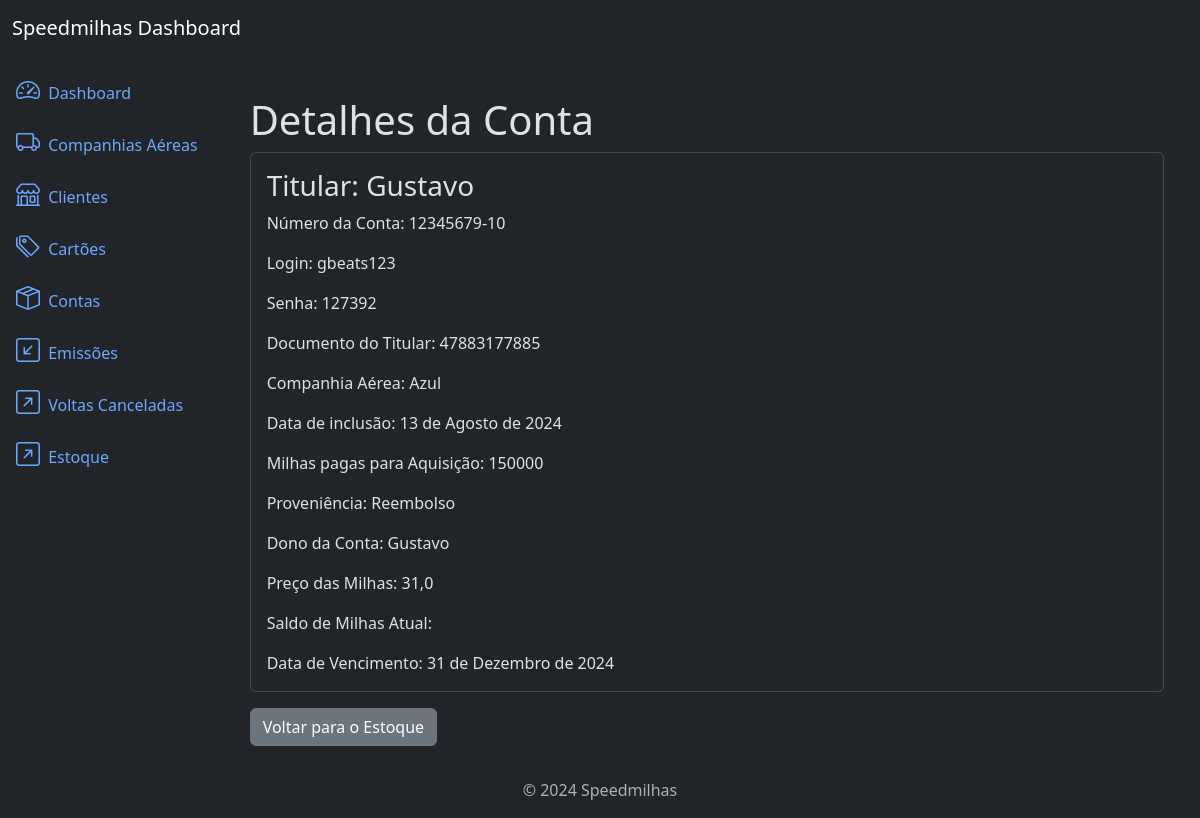
The app's page /stock/1/detail/ with its own data.
### stock/models.py (models this page shows, shortened)
class Stock(models.Model):
    account = models.ForeignKey(Account, on_delete=models.PROTECT, related_name='accounts')
    airline = models.ForeignKey(Airline, on_delete=models.PROTECT, related_name='airline')
    annotation = models.TextField(blank=True, null=True)
    date = models.DateField()
    paid_miles = models.PositiveIntegerField(blank=True, null=True)
    origin = models.CharField(max_length=250, blank=True, null=True)
    owner = models.CharField(max_length=200)
    miles_price = models.FloatField(blank=True, null=True)
    current_miles_balance = models.IntegerField()
    due_date = models.DateField()
    updated_at = models.DateField(auto_now=True)
    class Meta:
        ordering = ['-date']

### accounts/models.py (models this page shows, shortened)
class Account(models.Model):
    holder = models.CharField(max_length=200)
    account_login = models.CharField(max_length=200)
    password = models.CharField(max_length=100)
    holder_id = models.CharField(max_length=100)
    account_number = models.CharField(max_length=100, blank=True, null=True)
    created_at = models.DateField(auto_now_add=True)
    updated_at = models.DateField(auto_now=True)
    class Meta:
        ordering = ['holder']

### airlines/models.py (models this page shows)
class Airline(models.Model):
    name = models.CharField(max_length=50)
    description = models.TextField(null=True, blank=True)
    created_at = models.DateField(auto_now_add=True)
    updated_at = models.DateField(auto_now=True)
    class Meta:
        ordering = ['name']
    def __str__(self) -> str:
        return self.name

### stock/views.py (the view)
# urls.py: path('stock/<int:pk>/detail/', StockDetailView.as_view(), name='stock_detail'),
class StockDetailView(DetailView):
    model = Stock
    template_name = 'stock_detail.html'

### stock/templates/stock_detail.html
{% extends 'base.html' %}
{% block content %}
<div class="container mt-4">
    <h3 class="display-6">Detalhes da Conta</h3>
    <div class="card">
        <div class="card-body">
            <h3 class="card-title">Titular: {{ object.account.holder }}</h3>
            <p class="card-text">Número da Conta: {{ object.account.account_number }}</p>
            <p class="card-text">Login: {{ object.account.account_login }}</p>
            <p class="card-text">Senha: {{ object.account.password }}</p>
            <p class="card-text">Documento do Titular: {{ object.account.holder_id }}</p>
            <p class="card-text">Companhia Aérea: {{ object.airline }}</p>
            <p class="card-text">Data de inclusão: {{ object.date }}</p>
            {% if object.paid_miles %}
                <p class="card-text">Milhas pagas para Aquisição: {{ object.paid_miles }}</p>
            {% endif %}
            {% if object.origin %}
                <p class="card-text">Proveniência: {{ object.origin }}</p>
            {% endif %}
            <p class="card-text">Dono da Conta: {{ object.owner }}</p>
            {% if object.miles_price %}
                <p class="card-text">Preço das Milhas: {{ object.miles_price }}</p>
            {% endif %}
            <p class="card-text">Saldo de Milhas Atual: {{ object.current_miles_price }}</p>
            <p class="card-text">Data de Vencimento: {{ object.due_date }}</p>
        </div>
    </div>
    <a href="{% url 'stock_list' %}" class="btn btn-secondary mt-3">Voltar para o Estoque</a>
</div>
{% endblock %}

### records on screen
Stock: account.holder "Gustavo", account.account_number "12345679-10", account.account_login "gbeats123", account.password "127392", account.holder_id "47883177885", airline "Azul", date "13 de Agosto de 2024", paid_miles "150000", origin "Reembolso", owner "Gustavo", miles_price "31,0", due_date "31 de Dezembro de 2024"
